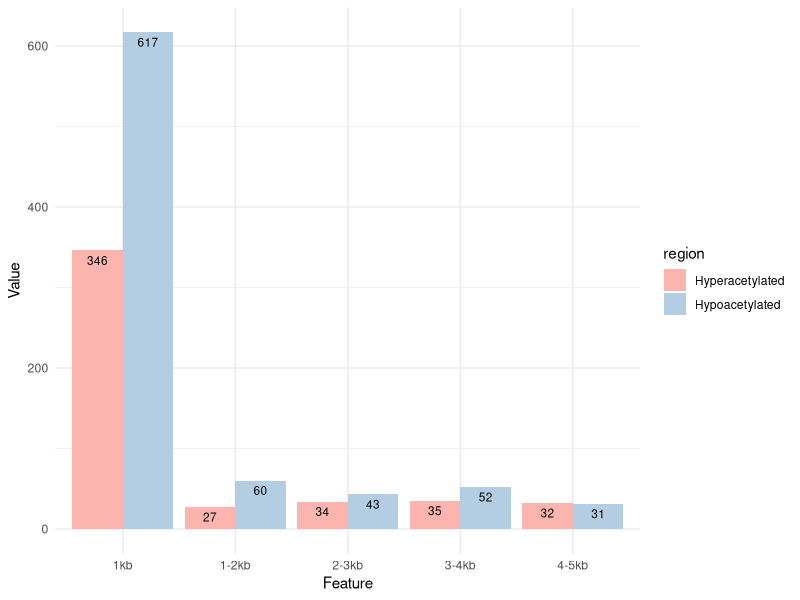

The R script that drew this image:
setwd("~/STAGE/R/PLN")
#load packages
library(ggplot2)


df <- data.frame(region=rep(c("Hyperacetylated", "Hypoacetylated"), each=5),
                 Feature=rep(c("1kb", "1-2kb", "2-3kb", "3-4kb", "4-5kb"),2),
                 Value=c(346,27,34,35,32,617,60,43,52,31))
data1 <- df
data1$Feature <- factor(data1$Feature, levels = c ("1kb", "1-2kb", "2-3kb", "3-4kb", "4-5kb"))

head(df)

pdf(file = "barplot_ChIPseeker_features_color_change.pdf")

#Barplot
ggplot(data=data1, aes(x=Feature, y=Value, fill= region)) + 
  geom_bar(stat = "identity", position=position_dodge()) +
  geom_text(aes(label=Value), vjust=1.6, color="Black", position = position_dodge(0.9), size=3)+
  scale_fill_brewer(palette="Pastel1")+ 
  theme_minimal()

dev.off()